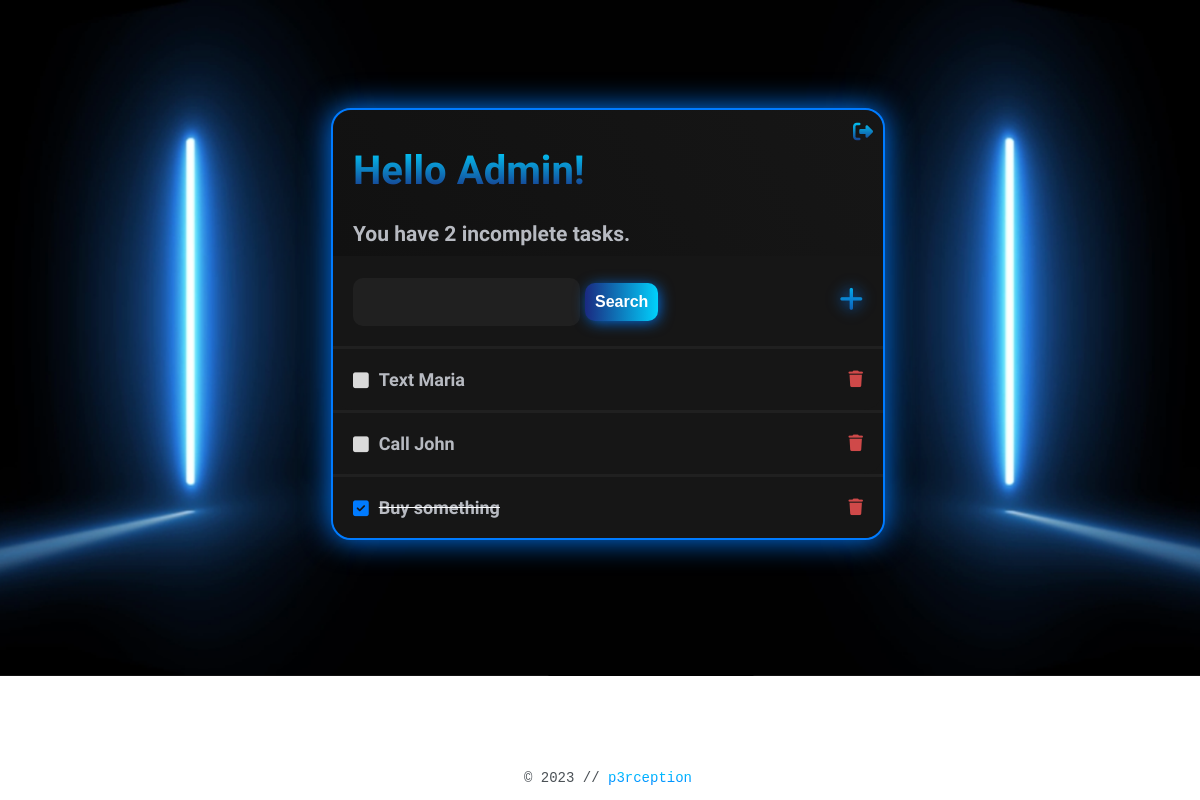
Screenshot of / (signed in) with the database file from the repository.
### base/models.py (models this page shows)
class Task(models.Model):
   user = models.ForeignKey(User, on_delete=models.CASCADE, null=True, blank=True)
   title = models.CharField(max_length=150)
   description = models.TextField(null=True, blank=True)
   complete = models.BooleanField(default=False)
   created = models.DateTimeField(auto_now_add=True)
   def __str__(self):
      return self.title
   class Meta:
      ordering = ['complete']

### base/views.py (the view)
# urls.py: path('', TaskList.as_view(), name='tasks'),
class TaskList(LoginRequiredMixin, ListView):
   model = Task
   context_object_name = 'tasks'
   def get_context_data(self, **kwargs):
      context = super().get_context_data(**kwargs)
      context['tasks'] = context['tasks'].filter(user=self.request.user)
      context['count'] = context['tasks'].filter(complete=False).count()
      search_input = self.request.GET.get('search-area') or ''
      if search_input:
         context['tasks'] = context['tasks'].filter(title__icontains=search_input)
      context['search_input'] = search_input
      return context

### base/templates/base/task_list.html (shortened to what this page needs)
{% extends 'base/main.html' %}
{% block content %}
<div class="header-bar">
  <div>
    <h1>Hello {{request.user|title}}!</h1>
    <h3 style="margin:0">You have {{count}} incomplete task{{count|pluralize:"s"}}.</h3>
  </div>
  {% if request.user.is_authenticated %}
    <form id="logout-form" action="{% url 'logout' %}" method="post" style="display: inline;">
      <a href="#" onclick="document.getElementById('logout-form').submit()">
        <i class="fa-solid fa-right-from-bracket" style="color: white;"></i>
      </a>
    </form>
  {% else %}
    <a href="{% url 'login' %}">Login</a>
  {% endif %}
</div>
<div id="search-add-wrapper">
  <form method="GET" style="margin-top: 2px;display: flex;">
    <input type="text" name="search-area" value="{{search_input}}">
    <input id="searchBtn" class="button" type="submit" value="Search">
  </form>
  <a id="add-link" href="{% url 'task-create' %}">
    <i class="fa-solid fa-plus fa-xs"></i>
  </a>
</div>
<div class="task-items-wrapper">
  {% for task in tasks %}
    <div class="task-wrapper">
      {% if task.complete %}
        <div class="task-title">
          <i class="fa-solid fa-square-check" style="color: #007bff;"></i>
          <s style='text-decoration-color: white;'><a href="{% url 'task-update' task.id %}">{{task}}</a></s>
        </div>
        <a class="delete-link" href="{% url 'task-delete' task.id %}">
          <i class="fa-solid fa-trash fa-xs"></i>
        </a>
        {% else %}
        <div class="task-title">
          <i class="fa-solid fa-square" style="color: #dadada;"></i>
          <a href="{% url 'task-update' task.id %}">{{task}}</a>
        </div>
        <a class="delete-link" href="{% url 'task-delete' task.id %}">
          <i class="fa-solid fa-trash fa-xs"></i>
        </a>
      {% endif %}
    </div>
  {% empty %}
    <h3 style="padding:20px;">No tasks to be done!</h3>
  {% endfor %}
</div>
{% endblock content %}

### base/static/main.css (style rules this page uses)
:root { --bg: #111111; --bgSoft: #161616; --text: white; --textSoft: #b7bac1; --textFooter: #777777; --input: #202020; }
body { background-image: url(./images/bg-neon.png); background-size: cover; background-repeat: no-repeat; font-family: 'Afacad', sans-serif; padding-top: 100px; font-size: 18px; width: 100%; }
h1 { font-size: 40px; background: -webkit-linear-gradient(#00d4ff, #1A2980); -webkit-background-clip: text; -webkit-text-fill-color: transparent; }
h3 { color: var(--textSoft); }
a { font-weight: 600; color: #007bff; text-decoration: none; }
input { outline: none; border: none; }
.header-bar { display: flex; justify-content: space-between; color: var(--text); padding: 10px; padding-left: 20px; border-radius: 20px 20px 0 0; background: linear-gradient(60deg, #111111, #161616); }
.header-bar a { color: white; font-size: 20px; background: -webkit-linear-gradient(#00d4ff, #1A2980); -webkit-background-clip: text; -webkit-text-fill-color: transparent; }
.task-wrapper { display: flex; align-items: center; justify-content: space-between; background-color: var(--bgSoft); border-radius: 0 0 20px 20px; border-top: 3px solid var(--input); overflow: hidden; }
.delete-link { text-decoration: none; font-weight: 900; color: #cf4949; font-size: 22px; line-height: 0; padding: 20px; }
#add-link { text-decoration: none; font-size: 36px; text-shadow: 0px 0px 15px #007bff; cursor: pointer; background: -webkit-linear-gradient(#00d4ff, #1A2980); -webkit-background-clip: text; -webkit-text-fill-color: transparent; }
#search-add-wrapper { display: flex; justify-content: space-between; align-items: center; padding: 20px; }
input[type=text], input[type=password], textarea { font-size: 16px; color: var(--textSoft); background-color: var(--input); border-radius: 10px; padding: 10px; width: 90%; height: auto; }
.button { background-image: linear-gradient(to right, #1A2980 0%, #00d4ff 51%, #1A2980 100%); color: white; background-size: 200% auto; transition: 0.5s; text-align: center; padding: 10px; margin: 5px; font-weight: bold; font-size: 16px; border-radius: 10px; cursor: pointer; text-decoration: none; box-shadow: 2px 2px 15px -2px #007bff; }

### rows the page displays
Task: title "Text Maria"
Task: title "Call John"
Task: title "Buy something"

### other values shown
{{ request.user|title }} "Admin"
{{ count }} "2"
